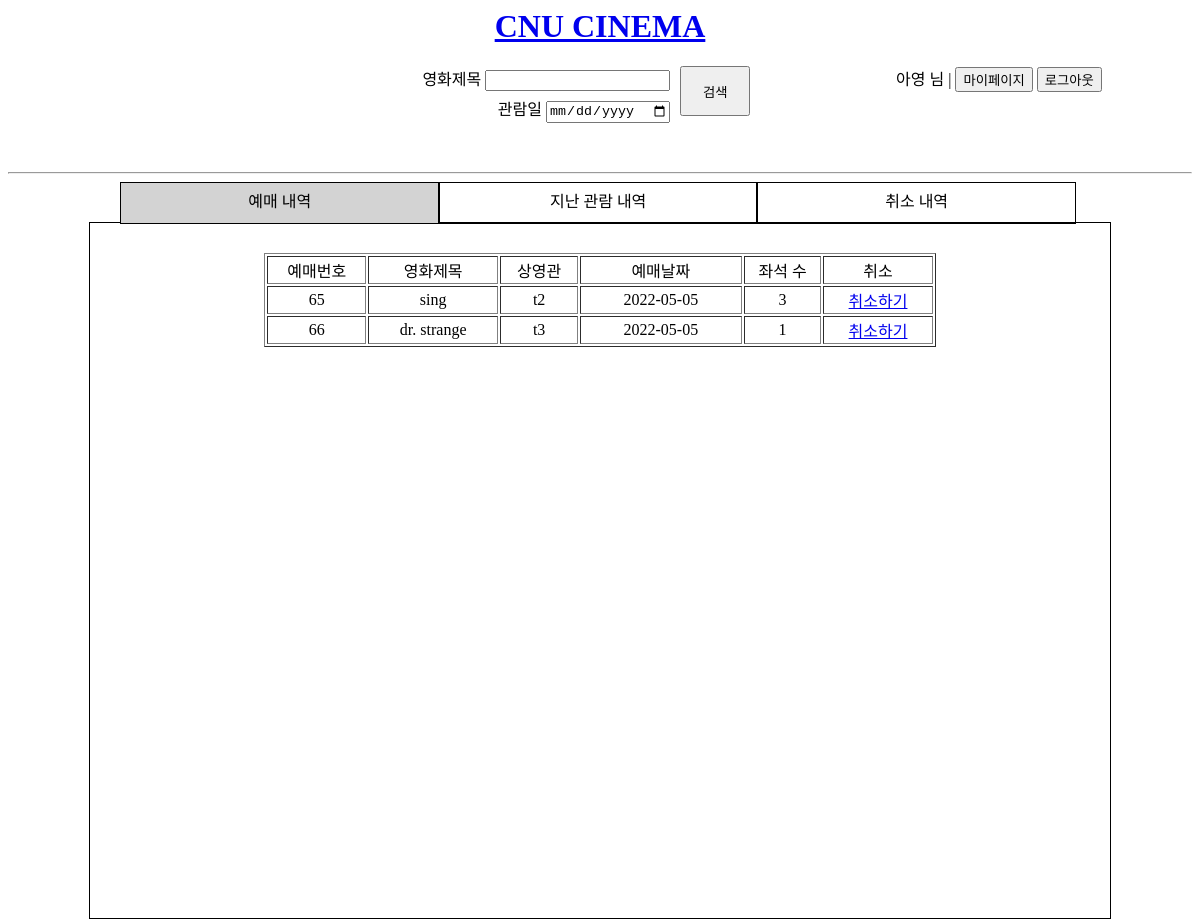
Screenshot of /mypage.php (signed in) with the database file from the repository.
### tables this page shows
CREATE TABLE Customer 
	(
	cid INTEGER NOT NULL,
	name TEXT,
	password TEXT NOT NULL,
	email TEXT,
	birth_date DATE,
	sex TEXT,
    CONSTRAINT Customer_PK PRIMARY KEY(cid)
	);

CREATE TABLE Ticketing 
	(
	id INTEGER PRIMARY KEY autoincrement,
	rc_date TEXT,
	seats INTEGER,
	status TEXT CHECK(status IN ('R','C','W')),
	cid INTEGER,
	sid INTEGER,
	CONSTRAINT Ticketing_FK1 FOREIGN KEY (cid) REFERENCES Customer(cid),
	CONSTRAINT Ticketing_FK2 FOREIGN KEY (sid) REFERENCES Schedule(sid)
	);

### conn.php (called while the page is built, shortened)
<?php
    if(isset($_SESSION["ID"])){
        $conn = TRUE;
    }
?>

### mypage.php (the view, shortened to what this page needs)
<?php
    include('conn.php');
?>
<html lang="en">
<head>
    <link rel="stylesheet" href="css/index.css">
</head>
<body>
    <div class="header">
        <h1 id="title"><a href="/index.php">CNU CINEMA</a></h1>
        <div class="div1"></div>
        <div class="div2" id="search">
            <form action="search.php" method="get" id="formform" name="search" onsubmit="return blankSearch();">
                <div id="in">
                    <li>영화제목 <input type="text" id="search" name="movie_title"></li>
                    <li>관람일 <input type="date" name="s_date"></li>
                </div>
                <div id="s">
                    <input type="submit" value="검색">
                </div>
            </form>
        </div>
        <?php
            if($conn){
                $email = $_SESSION["ID"];
                $pw = $_SESSION["PWD"];
                $q=$db->query("SELECT name FROM customer WHERE email='$email' and password='$pw';");
                $results = $q->fetchAll(PDO::FETCH_ASSOC);
                $name = $results[0]["name"];
                echo "<div>$name 님 | <button onclick='location.href=\"mypage.php\"'>마이페이지</button>
                                    <button onclick='location.href=\"signout.php\"'>로그아웃</button></div>";
        ?>
        <?php
            }
        ?>
    </div><br><br>
    <div>
        <hr>
    </div>
    <div class="lists">
        <div class="top">
            <ul>
                <li class="myList book clicked" id="rList" onclick="check(event)">예매 내역</li>
                <li class="myList watch" id="wList" onclick="check(event)">지난 관람 내역</li>
                <li class="myList cancel" id="cList"  onclick="check(event)">취소 내역</li>
            </ul>
        </div>
        <div class="list-content1 content">
            <?php
                $email = $_SESSION["ID"];
                $q=$db->query("SELECT * FROM ticketing WHERE cid=(SELECT cid FROM customer WHERE email='$email') AND status='R' ORDER BY rc_date DESC;");
                $results = $q->fetchAll(PDO::FETCH_ASSOC);
                if($results == null){
                    echo "<h2 class='bookingL book content'>예매 내역이 없습니다.</h2>";
                }
                else{
                    echo "<table border='1' class='bookingL book content'>
                            <tr>
                                <td class='td__1'>예매번호</td>
                                <td class='td__2'>영화제목</td>
                                <td class='td__3'>상영관</td>
                                <td class='td__4'>예매날짜</td>
                                <td class='td__5'>좌석 수</td>
                                <td class='td__6'>취소</td>
                            </tr>";
                    foreach($results as $row){
                        echo "<tr>";
                        $id = $row["id"];
                        $rc_date = $row["rc_date"];
                        $seats = $row["seats"];
                        $sid = $row["sid"];
                        $tmp=$db->query("SELECT m.title, s.tname FROM movie m, schedule s WHERE m.mid=s.mid AND s.sid=$sid;");
                        $r = $tmp->fetchAll(PDO::FETCH_ASSOC);
                        $title = $r[0]["title"];
                        $tname = $r[0]["tname"];
                        echo "<td class='td__1'>$id</td>
                            <td class='td__2'>$title</td>
                            <td class='td__3'>$tname</td>
                            <td class='td__4'>$rc_date</td>
                            <td class='td__5'>$seats</td>
                            <td class='td__6'><a href='mypage.php?id=$id'>취소하기</a></td>
                        </tr>";
                    }
                }
            ?>
        </div>
    </div>
</body>
</html>

### css/index.css (style rules this page uses)
.header { margin-bottom: 3%; }
#title { color: red; text-align: center; }
#search { text-align: center; }
.div1 { float: left; height: 5px; width: 35%; }
.div2 { float: left; width: 40%; margin: auto; }
#in, #s { float: left; }
#in li { text-align: right; margin-bottom: 5px; }
#s input { width: 70px; height: 50px; margin-left: 10px; }
ul { padding: 0; margin: 0; }
.clicked { background-color: lightgrey; }
.top ul li { list-style: none; float: left; border: 1px; border-style: solid; width: 33%; height: 35px; text-align: center; padding-top: 5px; }
.lists { width: 90%; height: 90%; margin-left: 5%; margin-top: 20px; margin: auto; }
.top { width: 90%; height: 40px; margin-bottom: 5px; margin: auto; }
.list-content1 { border: 1px; border-style: solid; width: 90%; height: 90%; padding: 30px; margin: auto; }
.bookingL { text-align: center; width: 70%; margin: auto; }
.td__1 { width: 90px; }
.td__2 { width: 120px; }
.td__3 { width: 70px; }
.td__4 { width: 150px; }
.td__5 { width: 70px; }
.td__6 { width: 100px; }
.div2 li { list-style: none; }

### rows the page displays
customer: name "아영"
ticketing: id "65", title "sing", tname "t2", rc_date "2022-05-05", seats "3"
ticketing: id "66", title "dr. strange", tname "t3", rc_date "2022-05-05", seats "1"
